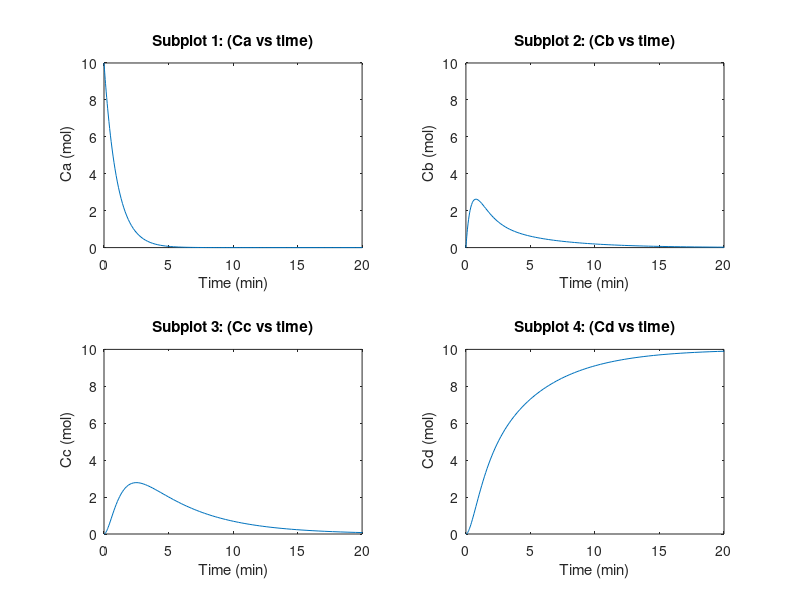

Here is the MATLAB script that generated this plot:
%Homework#2 
%Problem#9
clear all
clc
k = [1 1 0.5 1];

ydot=@(t,y) [-k(1)*y(1)
 k(1)*y(1)-k(2)*y(2)+k(3)*y(3)-k(4)*y(2)
 k(2)*y(2)-k(3)*y(3)
 k(4)*y(2)];

y0 = [10; 0; 0; 0];
[t,y] = ode45(ydot, [0 40], y0);

%Plotting the results
subplot(2,2,1);
plot(t,y(:,1))
title('Subplot 1: (Ca vs time)')
xlabel(' Time (min) ')
ylabel(' Ca (mol)')
axis([0 20 0 10]);
subplot(2,2,2);
plot(t,y(:,2))
xlabel(' Time (min) ')
ylabel(' Cb (mol)')
title('Subplot 2: (Cb vs time)')
axis([0 20 0 10]);
subplot(2,2,3);
plot(t,y(:,3))
xlabel(' Time (min) ')
ylabel(' Cc (mol)')
title('Subplot 3: (Cc vs time)')
axis([0 20 0 10]);
subplot(2,2,4);
plot(t,y(:,4))
xlabel(' Time (min) ')
ylabel(' Cd (mol)')
title('Subplot 4: (Cd vs time)')
axis([0 20 0 10]);